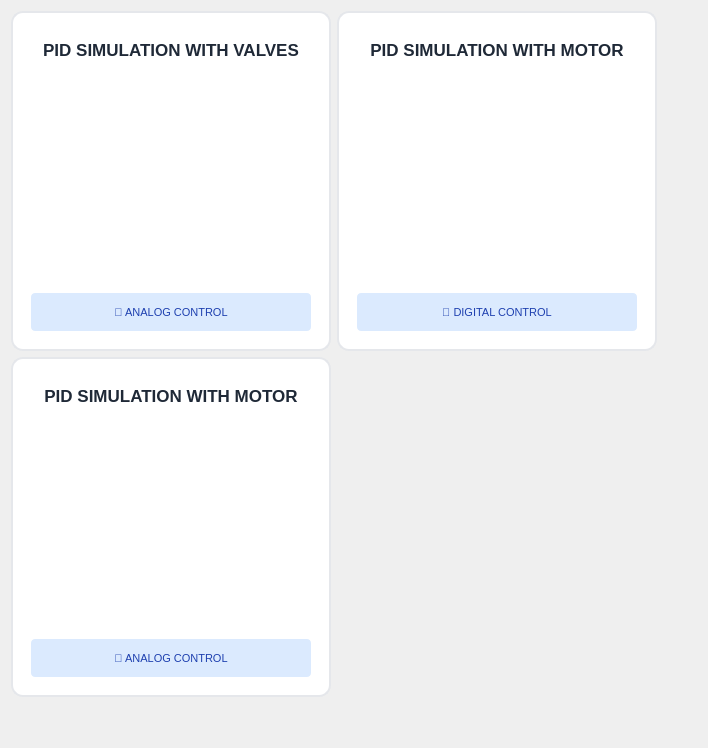
         <widget class="QWidget" name="ActiveSimulation">
          <property name="styleSheet">
           <string notr="true"/>
          </property>
          <layout class="QGridLayout" name="gridLayout">
           <item row="2" column="1">
            <spacer name="verticalSpacer_10">
             <property name="orientation">
              <enum>Qt::Vertical</enum>
             </property>
             <property name="sizeHint" stdset="0">
              <size>
               <width>20</width>
               <height>40</height>
              </size>
             </property>
            </spacer>
           </item>
           <item row="0" column="3">
            <spacer name="horizontalSpacer">
             <property name="orientation">
              <enum>Qt::Horizontal</enum>
             </property>
             <property name="sizeHint" stdset="0">
              <size>
               <width>40</width>
               <height>20</height>
              </size>
             </property>
            </spacer>
           </item>
           <item row="1" column="0" colspan="2">
            <widget class="QWidget" name="PIDMotor" native="true">
             <property name="minimumSize">
              <size>
               <width>320</width>
               <height>340</height>
              </size>
             </property>
             <property name="maximumSize">
              <size>
               <width>420</width>
               <height>340</height>
              </size>
             </property>
             <property name="styleSheet">
              <string notr="true">
                  #PIDMotor {
                    background-color: #ffffff;
                    border: 2px solid #e5e7eb;
                    border-radius: 12px;
                  }
                  #PIDMotor:hover {
                    border-color: #3daee9;
                    box-shadow: 0 4px 6px rgba(0, 0, 0, 0.1);
                  }
                </string>
             </property>
             <layout class="QVBoxLayout" name="verticalLayout_pidValves_2">
              <property name="spacing">
               <number>12</number>
              </property>
              <property name="leftMargin">
               <number>20</number>
              </property>
              <property name="topMargin">
               <number>20</number>
              </property>
              <property name="rightMargin">
               <number>20</number>
              </property>
              <property name="bottomMargin">
               <number>20</number>
              </property>
              <item>
               <widget class="QLabel" name="label_cardTitle_2">
                <property name="font">
                 <font>
                  <pointsize>13</pointsize>
                  <weight>75</weight>
                  <bold>true</bold>
                 </font>
                </property>
                <property name="styleSheet">
                 <string notr="true">
                        color: #1f2937;
                      </string>
                </property>
                <property name="text">
                 <string>PID SIMULATION WITH MOTOR</string>
                </property>
                <property name="alignment">
                 <set>Qt::AlignCenter</set>
                </property>
               </widget>
              </item>
              <item>
               <widget class="QPushButton" name="pushButton_2Vatten">
                <property name="minimumSize">
                 <size>
                  <width>240</width>
                  <height>200</height>
                 </size>
                </property>
                <property name="styleSheet">
                 <string notr="true">
                        QPushButton {
                          background-color: transparent;
                          border: none;
                          padding: 16px;
                        }
                        QPushButton:hover {
                          background-color: #f9fafb;
                          border-radius: 8px;
                        }
                      </string>
                </property>
                <property name="text">
                 <string/>
                </property>
                <property name="icon">
                 <iconset resource="Resource.qrc">
                  <normaloff>:/icon/media/icon/SVG vat.svg</normaloff>:/icon/media/icon/SVG vat.svg</iconset>
                </property>
                <property name="iconSize">
                 <size>
                  <width>180</width>
                  <height>180</height>
                 </size>
                </property>
                <property name="checkable">
                 <bool>true</bool>
                </property>
               </widget>
              </item>
              <item>
               <widget class="QLabel" name="label_cardBadge_2">
                <property name="font">
                 <font>
                  <pointsize>8</pointsize>
                  <weight>50</weight>
                  <bold>false</bold>
                 </font>
                </property>
                <property name="styleSheet">
                 <string notr="true">
                        QLabel {
                          background-color: #dbeafe;
                          color: #1e40af;
                          border-radius: 4px;
                          padding: 4px 8px;
                        }
                      </string>
                </property>
                <property name="text">
                 <string>🔹 ANALOG CONTROL</string>
                </property>
                <property name="alignment">
                 <set>Qt::AlignCenter</set>
                </property>
               </widget>
              </item>
             </layout>
            </widget>
           </item>
           <item row="0" column="0" colspan="2">
            <widget class="QWidget" name="PIDValves" native="true">
             <property name="minimumSize">
              <size>
               <width>320</width>
               <height>340</height>
              </size>
             </property>
             <property name="maximumSize">
              <size>
               <width>420</width>
               <height>340</height>
              </size>
             </property>
             <property name="styleSheet">
              <string notr="true">
                  #PIDValves {
                    background-color: #ffffff;
                    border: 2px solid #e5e7eb;
                    border-radius: 12px;
                  }
                  #PIDValves:hover {
                    border-color: #3daee9;
                    box-shadow: 0 4px 6px rgba(0, 0, 0, 0.1);
                  }
                </string>
             </property>
             <layout class="QVBoxLayout" name="verticalLayout_pidValves">
              <property name="spacing">
               <number>12</number>
              </property>
              <property name="leftMargin">
               <number>20</number>
              </property>
              <property name="topMargin">
               <number>20</number>
              </property>
              <property name="rightMargin">
               <number>20</number>
              </property>
              <property name="bottomMargin">
               <number>20</number>
              </property>
              <item>
               <widget class="QLabel" name="label_cardTitle">
                <property name="font">
                 <font>
                  <pointsize>13</pointsize>
                  <weight>75</weight>
                  <bold>true</bold>
                 </font>
                </property>
                <property name="styleSheet">
                 <string notr="true">
                        color: #1f2937;
                      </string>
                </property>
                <property name="text">
                 <string>PID SIMULATION WITH VALVES</string>
                </property>
                <property name="alignment">
                 <set>Qt::AlignCenter</set>
                </property>
               </widget>
              </item>
              <item>
               <widget class="QPushButton" name="pushButton_1Vat">
                <property name="minimumSize">
                 <size>
                  <width>240</width>
                  <height>200</height>
                 </size>
                </property>
                <property name="styleSheet">
                 <string notr="true">
                        QPushButton {
                          background-color: transparent;
                          border: none;
                          padding: 16px;
                        }
                        QPushButton:hover {
                          background-color: #f9fafb;
                          border-radius: 8px;
                        }
                      </string>
                </property>
                <property name="text">
                 <string/>
                </property>
                <property name="icon">
                 <iconset resource="Resource.qrc">
                  <normaloff>:/icon/media/icon/SVG vat.svg</normaloff>:/icon/media/icon/SVG vat.svg</iconset>
                </property>
                <property name="iconSize">
                 <size>
                  <width>180</width>
                  <height>180</height>
                 </size>
                </property>
                <property name="checkable">
                 <bool>true</bool>
                </property>
               </widget>
              </item>
              <item>
               <widget class="QLabel" name="label_cardBadge">
                <property name="font">
                 <font>
                  <pointsize>8</pointsize>
                  <weight>50</weight>
                  <bold>false</bold>
                 </font>
                </property>
                <property name="styleSheet">
                 <string notr="true">
                        QLabel {
                          background-color: #dbeafe;
                          color: #1e40af;
                          border-radius: 4px;
                          padding: 4px 8px;
                        }
                      </string>
                </property>
                <property name="text">
                 <string>🔹 ANALOG CONTROL</string>
                </property>
                <property name="alignment">
                 <set>Qt::AlignCenter</set>
                </property>
               </widget>
              </item>
             </layout>
            </widget>
           </item>
           <item row="0" column="2">
            <widget class="QWidget" name="PIDConv" native="true">
             <property name="minimumSize">
              <size>
               <width>320</width>
               <height>340</height>
              </size>
             </property>
             <property name="maximumSize">
              <size>
               <width>420</width>
               <height>340</height>
              </size>
             </property>
             <property name="styleSheet">
              <string notr="true">
                  #PIDConv {
                    background-color: #ffffff;
                    border: 2px solid #e5e7eb;
                    border-radius: 12px;
                  }
                  #PIDConv:hover {
                    border-color: #3daee9;
                    box-shadow: 0 4px 6px rgba(0, 0, 0, 0.1);
                  }
                </string>
             </property>
             <layout class="QVBoxLayout" name="verticalLayout_pidValves_3">
              <property name="spacing">
               <number>12</number>
              </property>
              <property name="leftMargin">
               <number>20</number>
              </property>
              <property name="topMargin">
               <number>20</number>
              </property>
              <property name="rightMargin">
               <number>20</number>
              </property>
              <property name="bottomMargin">
               <number>20</number>
              </property>
              <item>
               <widget class="QLabel" name="label_cardTitle_3">
                <property name="font">
                 <font>
                  <pointsize>13</pointsize>
                  <weight>75</weight>
                  <bold>true</bold>
                 </font>
                </property>
                <property name="styleSheet">
                 <string notr="true">
                        color: #1f2937;
                      </string>
                </property>
                <property name="text">
                 <string>PID SIMULATION WITH MOTOR</string>
                </property>
                <property name="alignment">
                 <set>Qt::AlignCenter</set>
                </property>
               </widget>
              </item>
              <item>
               <widget class="QPushButton" name="pushButton_transportband">
                <property name="minimumSize">
                 <size>
                  <width>240</width>
                  <height>200</height>
                 </size>
                </property>
                <property name="styleSheet">
                 <string notr="true">
                        QPushButton {
                          background-color: transparent;
                          border: none;
                          padding: 16px;
                        }
                        QPushButton:hover {
                          background-color: #f9fafb;
                          border-radius: 8px;
                        }
                      </string>
                </property>
                <property name="text">
                 <string/>
                </property>
                <property name="icon">
                 <iconset resource="Resource.qrc">
                  <normaloff>:/icon/media/icon/transportband.svg</normaloff>:/icon/media/icon/transportband.svg</iconset>
                </property>
                <property name="iconSize">
                 <size>
                  <width>180</width>
                  <height>180</height>
                 </size>
                </property>
                <property name="checkable">
                 <bool>true</bool>
                </property>
               </widget>
              </item>
              <item>
               <widget class="QLabel" name="label_cardBadge_3">
                <property name="font">
                 <font>
                  <pointsize>8</pointsize>
                  <weight>50</weight>
                  <bold>false</bold>
                 </font>
                </property>
                <property name="styleSheet">
                 <string notr="true">
                        QLabel {
                          background-color: #dbeafe;
                          color: #1e40af;
                          border-radius: 4px;
                          padding: 4px 8px;
                        }
                      </string>
                </property>
                <property name="text">
                 <string>🔹 DIGITAL CONTROL</string>
                </property>
                <property name="alignment">
                 <set>Qt::AlignCenter</set>
                </property>
               </widget>
              </item>
             </layout>
            </widget>
           </item>
          </layout>
         </widget>
